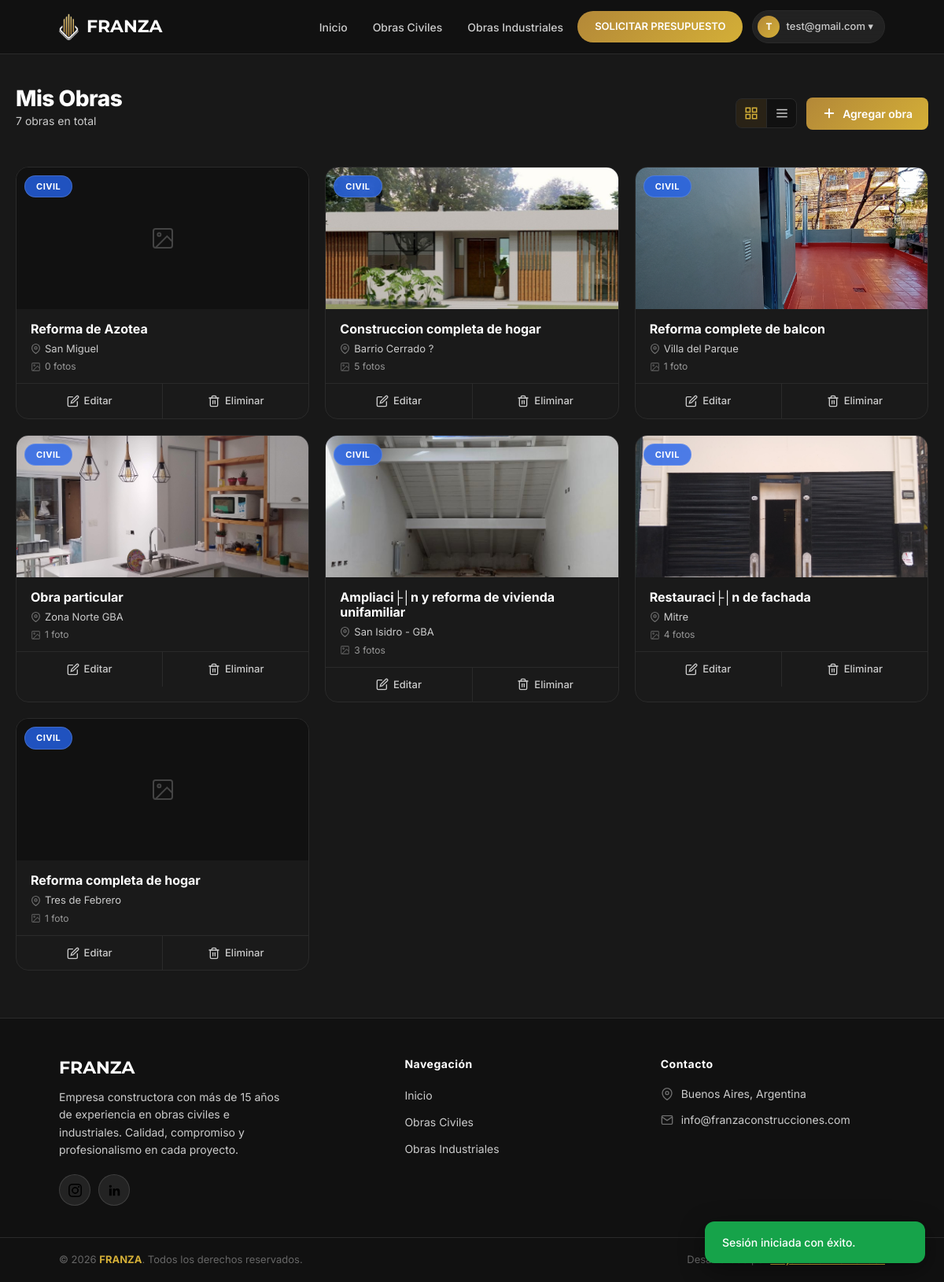
The app's page /sitio/admin/index.php?seccion=obras (signed in), older data.
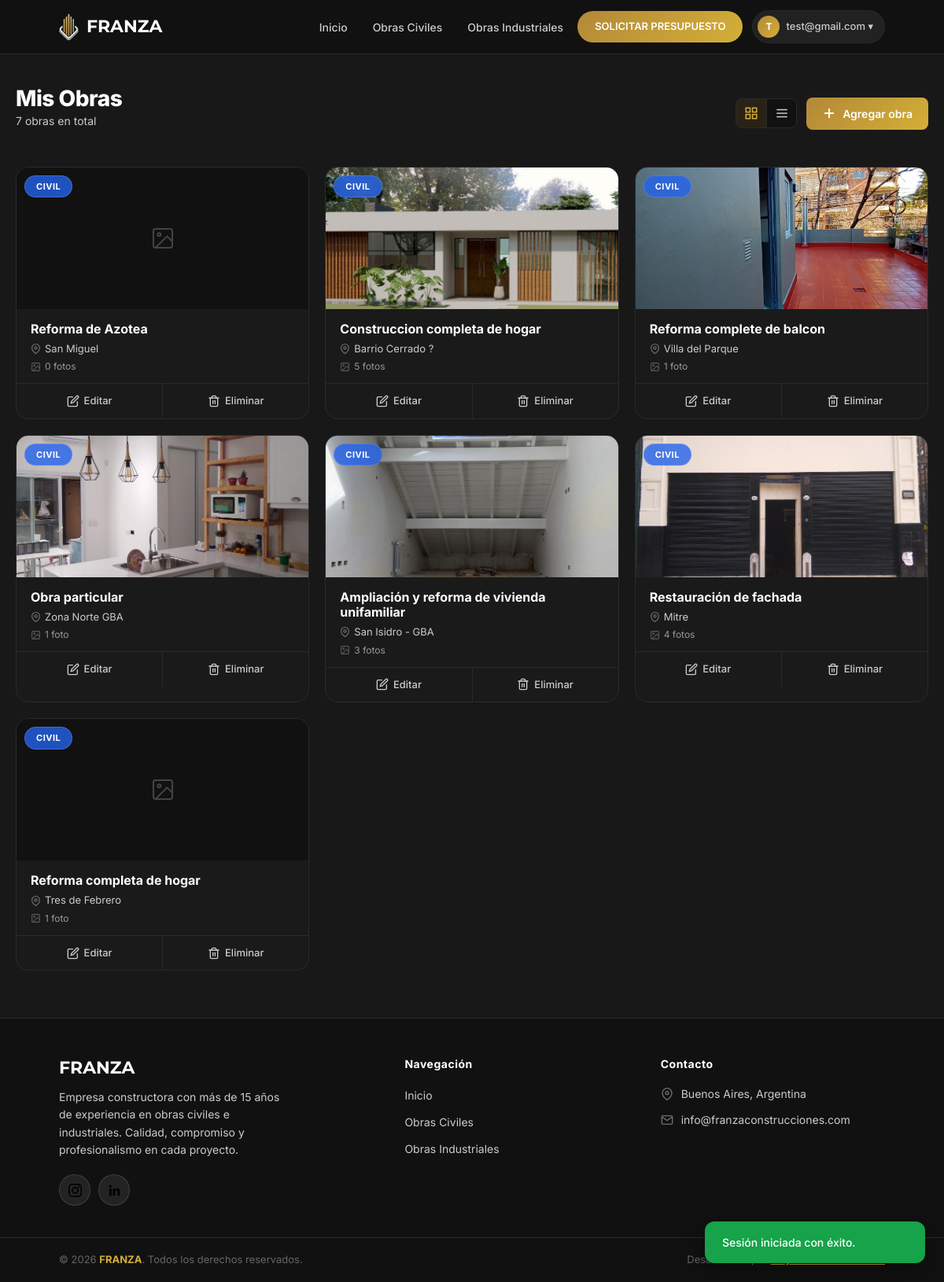
The same page, newer data.
### tables this page shows
CREATE TABLE `usuarios` (
  `usuario_id` int(10) unsigned NOT NULL AUTO_INCREMENT,
  `rol_fk` int(10) unsigned NOT NULL,
  `email` varchar(255) NOT NULL,
  `password` varchar(255) NOT NULL,
  PRIMARY KEY (`usuario_id`),
  UNIQUE KEY `email_UNIQUE` (`email`),
  KEY `usuarios_roles_fk_idx` (`rol_fk`),
  CONSTRAINT `usuarios_roles_fk` FOREIGN KEY (`rol_fk`) REFERENCES `roles` (`rol_id`) ON DELETE NO ACTION ON UPDATE NO ACTION
);

CREATE TABLE `obras` (
  `obra_id` int(10) unsigned NOT NULL AUTO_INCREMENT,
  `usuario_fk` int(10) unsigned NOT NULL,
  `carpeta` varchar(100) NOT NULL,
  `titulo` varchar(100) NOT NULL,
  `ubicacion` varchar(100) NOT NULL,
  `explicacion` varchar(500) NOT NULL,
  `tipo` varchar(100) NOT NULL,
  `imagen` varchar(255) NOT NULL,
  PRIMARY KEY (`obra_id`),
  KEY `obras_usuarios_fk_idx` (`usuario_fk`),
  CONSTRAINT `obras_usuarios_fk` FOREIGN KEY (`usuario_fk`) REFERENCES `usuarios` (`usuario_id`) ON DELETE NO ACTION ON UPDATE NO ACTION
);

### sitio/bootstrap/autoload.php (called while the page is built, shortened)
<?php
spl_autoload_register(function(string $className) {
    if(str_starts_with($className, 'App\\')) {
        $className = substr($className, 4);
    }
    $className = str_replace('\\', DIRECTORY_SEPARATOR, $className);
    $classPath = __DIR__ . '/../classes/' . $className . '.php';
});

### sitio/classes/Autenticacion/Autenticacion.php (called while the page is built, shortened)
<?php
class Autenticacion {
    private ?Usuario $usuario = null;
    public function estaAutenticado(): bool
    {
        return isset($_SESSION['usuario_id']);
    }
    public function getUsuarioId(): ?string
    {
        return $_SESSION['usuario_id'] ?? null;
    }
    public function getUsuario(): ?Usuario
    {
        if(!$this->usuario) {
            $this->usuario = (new Usuario)->porId($this->getUsuarioId());
        }
        return $this->usuario;
    }
}

### sitio/classes/Modelos/Usuario.php (called while the page is built, shortened)
<?php
class Usuario
{
    private string $email = '';
    public function porId(int $id): ?self
    {
        $db = DBConexion::getConexion();
        $consulta = "SELECT * FROM usuarios
                    WHERE usuario_id = ?";
        $stmt = $db->prepare($consulta);
        $stmt->execute([$id]);
        $stmt->setFetchMode(PDO::FETCH_CLASS, self::class);
        $usuario = $stmt->fetch();
        return $usuario;
    }
    public function getUsuarioEmail(): string
    {
        return $this->email;
    }
}

### sitio/classes/Modelos/Obras.php (called while the page is built, shortened)
<?php
class Obras
{
    private int $obra_id = 0;
    private string $carpeta = "";
    private string $titulo = "";
    private string $ubicacion = "";
    private string $tipo = "";
    private string $imagen = "";
    public function todas(): array
    {
        $db = DBConexion::getConexion();
        $consulta = "SELECT * FROM obras";
        $stmt = $db->prepare($consulta);
        $stmt->execute();
        $stmt->setFetchMode(PDO::FETCH_CLASS, self::class);
        return $stmt->fetchAll();
    }
    public function getObraId(): int
    {
        return $this->obra_id;
    }
    public function getCarpeta(): string
    {
        return $this->carpeta;
    }
    public function getTitulo(): string
    {
        return $this->titulo;
    }
    public function getUbicacion(): string
    {
        return $this->ubicacion;
    }
    public function getTipo(): string
    {
        return $this->tipo;
    }
    public function getImagen(): string
    {
        return $this->imagen;
    }
    public function getImagenesCarpeta(): array
    {
        $tipo = $this->getTipo();
        $carpeta = $this->getCarpeta();
        $tipoCarpeta = ($tipo === 'civil') ? 'obrasciviles' : 'obrasindustriales';
        $rutaCarpeta = __DIR__ . '/../../img/' . $tipoCarpeta . '/' . $carpeta;
        if (!is_dir($rutaCarpeta)) {
            return [];
        }
        $extensionesPermitidas = ['jpg', 'jpeg', 'png', 'gif', 'webp'];
        $imagenes = [];
        $archivos = scandir($rutaCarpeta);
        foreach ($archivos as $archivo) {
            if ($archivo === '.' || $archivo === '..') continue;
            $ext = strtolower(pathinfo($archivo, PATHINFO_EXTENSION));
            if (in_array($ext, $extensionesPermitidas)) {
                $imagenes[] = $archivo;
            }
        }
        return $imagenes;
    }
    public function getGaleriaImagenes(): array
    {
        $todas = $this->getImagenesCarpeta();
        $portada = $this->getImagen();
        return array_values(array_filter($todas, fn($img) => $img !== $portada));
    }
}

### sitio/admin/views/obras.php (the view, shortened to what the rows shown need)
<?php
$obras = (new Obras)->todas();
$totalObras = count($obras);
?>
<section class="admin-panel">
    <div class="admin-panel-header">
        <div>
            <h1 class="admin-panel-title">Mis Obras</h1>
        </div>
    </div>
    <?php if($totalObras === 0): ?>
        <div class="admin-empty">
            <svg width="48" height="48" viewBox="0 0 24 24" fill="none" stroke="currentColor" stroke-width="1.5" stroke-linecap="round"><rect x="3" y="3" width="18" height="18" rx="2"/><line x1="12" y1="8" x2="12" y2="16"/><line x1="8" y1="12" x2="16" y2="12"/></svg>
            <h3>No hay obras todavía</h3>
            <p>Empezá agregando tu primera obra para que aparezca en el sitio.</p>
            <a href="index.php?seccion=obras-agregar" class="admin-btn admin-btn-primary">Agregar primera obra</a>
        </div>
    <?php else: ?>
        <?php
        $obrasData = [];
        foreach($obras as $obra) {
            $tipoObra = htmlspecialchars($obra->getTipo());
            $carpetaObra = htmlspecialchars($obra->getCarpeta());
            $imagenObra = htmlspecialchars($obra->getImagen());
            $tituloObra = htmlspecialchars($obra->getTitulo());
            $ubicacionObra = htmlspecialchars($obra->getUbicacion());
            $imgRelPath = "../img/obras{$tipoObra}es/{$carpetaObra}/{$imagenObra}";
            $imgAbsPath = __DIR__ . "/../../img/obras{$tipoObra}es/{$carpetaObra}/{$imagenObra}";
            $tieneImagen = !empty($imagenObra) && file_exists($imgAbsPath);
            $numFotos = count($obra->getGaleriaImagenes());
            $obrasData[] = [
                'id' => (int)$obra->getObraId(),
                'tipo' => $tipoObra,
                'titulo' => $tituloObra,
                'tituloJson' => htmlspecialchars(json_encode($obra->getTitulo()), ENT_QUOTES),
                'ubicacion' => $ubicacionObra,
                'imgRelPath' => $imgRelPath,
                'tieneImagen' => $tieneImagen,
                'numFotos' => $numFotos,
            ];
        }
        ?>
        <div id="vista-grid" class="admin-vista active">
            <div class="admin-obras-grid">
                <?php foreach($obrasData as $od): ?>
                    <div class="admin-obra-card">
                        <div class="admin-obra-img">
                            <?php if($od['tieneImagen']): ?>
                                <img src="<?= $od['imgRelPath'] ?>" alt="<?= $od['titulo'] ?>">
                            <?php else: ?>
                                <div class="admin-obra-no-img">
                                    <svg width="32" height="32" viewBox="0 0 24 24" fill="none" stroke="currentColor" stroke-width="1.5"><rect x="3" y="3" width="18" height="18" rx="2"/><circle cx="8.5" cy="8.5" r="1.5"/><path d="M21 15l-5-5L5 21"/></svg>
                                </div>
                            <?php endif; ?>
                            <span class="admin-obra-badge admin-badge-<?= $od['tipo'] ?>"><?= ucfirst($od['tipo']) ?></span>
                        </div>
                        <div class="admin-obra-body">
                            <h3 class="admin-obra-title"><?= $od['titulo'] ?></h3>
                            <p class="admin-obra-location">
                                <svg width="13" height="13" viewBox="0 0 24 24" fill="none" stroke="currentColor" stroke-width="2"><path d="M21 10c0 7-9 13-9 13s-9-6-9-13a9 9 0 0118 0z"/><circle cx="12" cy="10" r="3"/></svg>
                                <?= $od['ubicacion'] ?>
                            </p>
                            <span class="admin-obra-photos">
                                <svg width="13" height="13" viewBox="0 0 24 24" fill="none" stroke="currentColor" stroke-width="2"><rect x="3" y="3" width="18" height="18" rx="2"/><circle cx="8.5" cy="8.5" r="1.5"/><path d="M21 15l-5-5L5 21"/></svg>
                                <?= $od['numFotos'] ?> foto<?= $od['numFotos'] !== 1 ? 's' : '' ?>
                            </span>
                        </div>
                        <div class="admin-obra-actions">
                            <a href="index.php?seccion=obras-editar&id=<?= $od['id'] ?>" class="admin-btn-icon admin-btn-edit" title="Editar obra">
                                <svg width="16" height="16" viewBox="0 0 24 24" fill="none" stroke="currentColor" stroke-width="2" stroke-linecap="round"><path d="M11 4H4a2 2 0 00-2 2v14a2 2 0 002 2h14a2 2 0 002-2v-7"/><path d="M18.5 2.5a2.121 2.121 0 013 3L12 15l-4 1 1-4 9.5-9.5z"/></svg>
                                <span>Editar</span>
                            </a>
                            <button type="button"
                                onclick="confirmarEliminacion(<?= $od['id'] ?>, <?= $od['tituloJson'] ?>)"
                                class="admin-btn-icon admin-btn-delete" title="Eliminar obra">
                                <span>Eliminar</span>
                            </button>
                        </div>
                    </div>
                <?php endforeach; ?>
            </div>
        </div>
    <?php endif; ?>
</section>

### sitio/admin/index.php (shortened to what the rows shown need)
<?php
$listaRutas = [
    'inicio'              => [
        'titulo' => 'Ingreo al panel de administración',
    ],
    'obras'          => [
        'titulo' => 'Panel de obras',
        'requiereAutenticacion' => true,
    ],
    'obras-agregar'     => [
        'titulo' => 'Agregar obra',
        'requiereAutenticacion' => true,
    ],
    'obras-editar'    => [
        'titulo' => 'Editar obra',
        'requiereAutenticacion' => true,
    ],
    'obras-eliminar'       => [
        'titulo' => 'Eliminar obra',
        'requiereAutenticacion' => true,
    ],
    'registrarse'       => [
        'titulo' => 'Registrarse',
    ],
    '404'               => [
        'titulo' => 'Página no encontrada',
    ],
];
$seccion = $_GET['seccion'] ?? 'inicio';
$rutaOpciones = $listaRutas[$seccion];
$autenticacion = new Autenticacion;
$requiereAutenticacion = $rutaOpciones['requiereAutenticacion'] ?? false;
if(
    $requiereAutenticacion &&
    (
        !$autenticacion->estaAutenticado() ||
        !$autenticacion->getUsuario()->esAdmin()
    )
) {
    $_SESSION['mensajeFeedback'] = "Es necesario ser administrador.";
    $_SESSION['estadoFeedback'] = 'error';
    header("Location: ../index.php");
    exit;
}
?>
<!DOCTYPE html>
<html lang="es">
<head>
    <link href="https://cdn.jsdelivr.net/npm/bootstrap@5.3.3/dist/css/bootstrap.min.css" rel="stylesheet">
    <link rel="stylesheet" href="../styles/css/style.css">
</head>
<body>
    <div class="layout">
        <header>
            <div class="container">
                <a href="../index.php?seccion=inicio" class="logo"><img src="../favicon.png" alt="FRANZA Logo"><h1>FRANZA</h1></a>
                <nav class="main-nav">
                    <ul class="menu">
                        <?php if(!$autenticacion->estaAutenticado()): ?>
                        <li><a href="../index.php?seccion=iniciar-sesion">Acceder</a></li>
                        <?php else: ?>
                        <li class="user-menu">
                            <button type="button" class="user-btn">
                                <span class="user-avatar"><?= strtoupper(substr($autenticacion->getUsuario()->getUsuarioEmail(), 0, 1)) ?></span>
                                <?= htmlspecialchars($autenticacion->getUsuario()->getUsuarioEmail()) ?> ▾
                            </button>
                        </li>
                        <?php endif; ?>
                    </ul>
                </nav>
            </div>
        </header>
        <main class="main-content">
            <?php
            require __DIR__ . '/views/' . $seccion . '.php';
            ?>
        </main>
    </div>
</body>
</html>

Row changes from the older to the newer data that the page shows:
changed obras "San Isidro - GBA": titulo "Ampliaci├│n y reforma de vivienda unifamiliar" → "Ampliación y reforma de vivienda unifamiliar"
changed obras "Mitre": titulo "Restauraci├│n de fachada" → "Restauración de fachada"
